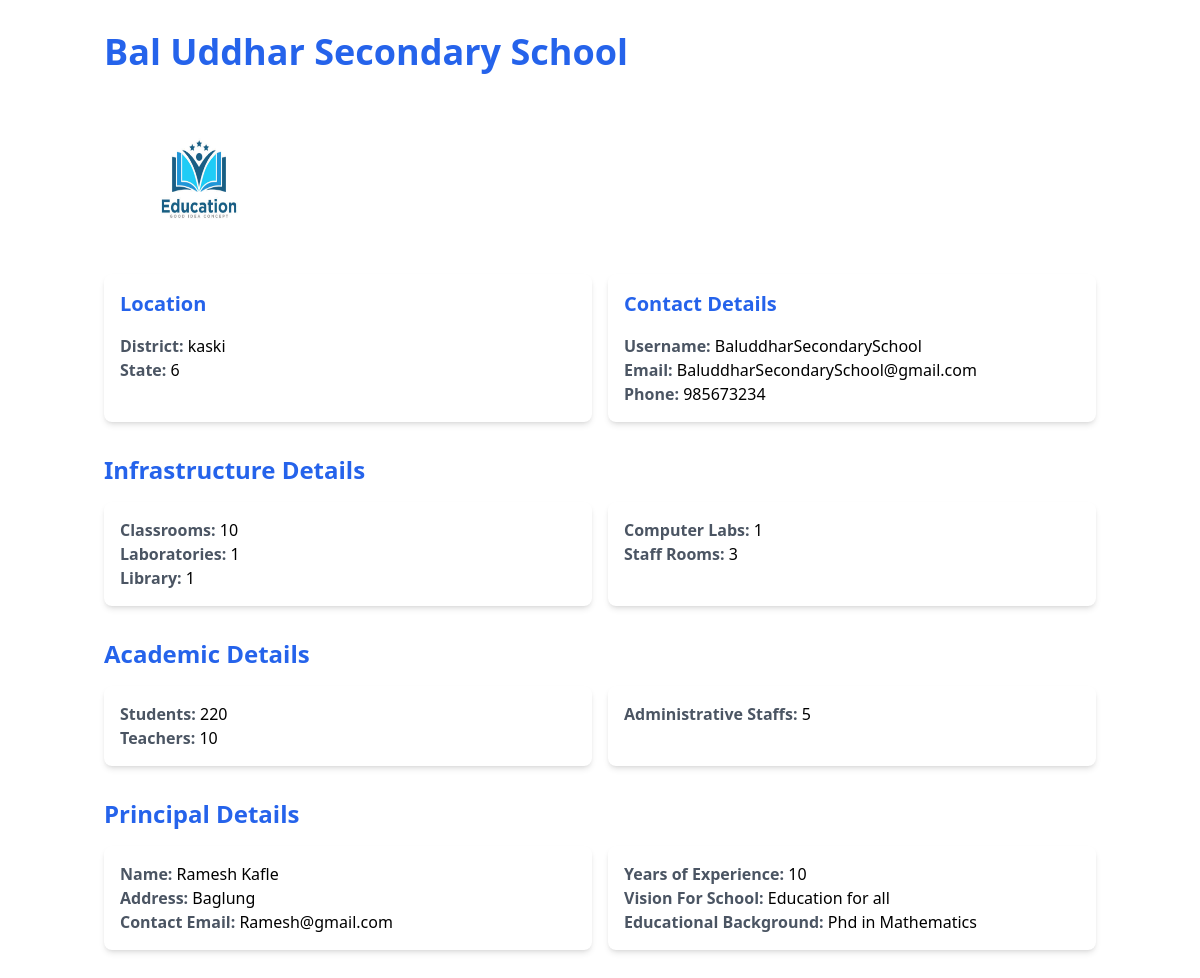
The page /distribute-budget/BaluddharSecondarySchool on the database its author committed.
### school/models.py (models this page shows, shortened)
class SchoolForm(models.Model):
    schoolname=models.CharField(max_length=100)
    username=models.CharField(max_length=100)
    email=models.CharField(max_length=100)
    district=models.CharField(max_length=100)
    state=models.IntegerField()
    pan=models.CharField(max_length=30)
    image_file = models.ImageField(upload_to='images/')
    classrooms=models.IntegerField()
    laboratories=models.IntegerField()
    library=models.IntegerField()
    computer_labs=models.IntegerField()
    staff_rooms=models.IntegerField()
    students=models.IntegerField()
    teachers=models.IntegerField()
    administrative_staffs=models.IntegerField()
    name=models.CharField(max_length=100)
    address=models.CharField(max_length=100)
    phone=models.CharField(max_length=20)
    contact_email=models.CharField(max_length=100)
    educational_background=models.CharField(max_length=100,default="")
    years_of_experience=models.IntegerField()
    vision_for_school=models.CharField(max_length=200,default="")
    bank_name=models.CharField(max_length=100,default='NIC Asia')
    account_number=models.BigIntegerField(default=0)
    status=models.IntegerField(default=0)

### moe/views.py (the view)
# urls.py: path("distribute-budget/<username>",views.distribute_budget),
def distribute_budget(request, username):
    school = SchoolForm.objects.get(username=username)
    context = {
        'school': school
    }
    return render(request, 'moe/distribute.html', context)

### moe/templates/moe/distribute.html (shortened to what this page needs)
<!DOCTYPE html>
<html lang="en">
<head>
    <script src="https://cdn.tailwindcss.com"></script>
</head>
<body>
    <div class="container mx-auto px-4 py-8">
        <h1 class="text-4xl font-bold mb-8 text-blue-600">{{ school.schoolname }}</h1>
        <img src="{{ school.image_file.url }}" class="img-fluid" alt="{{ school.schoolname }} Image" style="border-radius: 50%;width:150px;height:150px;;margin-top: 20px;margin-bottom: 20px;margin-left: 20px;">
        <div class="grid grid-cols-2 gap-4 mb-8">
          <div class="bg-white p-4 rounded-lg shadow-md">
            <h2 class="text-xl font-bold mb-4 text-blue-600">Location</h2>
            <p><strong class="text-gray-600">District:</strong> {{ school.district }}</p>
            <p><strong class="text-gray-600">State:</strong> {{ school.state }}</p>
          </div>
          <div class="bg-white p-4 rounded-lg shadow-md">
            <h2 class="text-xl font-bold mb-4 text-blue-600">Contact Details</h2>
            <p><strong class="text-gray-600">Username:</strong> {{ school.username }}</p>
            <p><strong class="text-gray-600">Email:</strong> {{ school.email }}</p>
            <p><strong class="text-gray-600">Phone:</strong> {{ school.phone }}</p>
          </div>
        </div>
        <h2 class="text-2xl font-bold mb-4 text-blue-600">Infrastructure Details</h2>
        <div class="grid grid-cols-2 gap-4 mb-8">
          <div class="bg-white p-4 rounded-lg shadow-md">
            <p><strong class="text-gray-600">Classrooms:</strong> {{ school.classrooms }}</p>
            <p><strong class="text-gray-600">Laboratories:</strong> {{ school.laboratories }}</p>
            <p><strong class="text-gray-600">Library:</strong> {{ school.library }}</p>
          </div>
          <div class="bg-white p-4 rounded-lg shadow-md">
            <p><strong class="text-gray-600">Computer Labs:</strong> {{ school.computer_labs }}</p>
            <p><strong class="text-gray-600">Staff Rooms:</strong> {{ school.staff_rooms }}</p>
          </div>
        </div>
        <h2 class="text-2xl font-bold mb-4 text-blue-600">Academic Details</h2>
        <div class="grid grid-cols-2 gap-4 mb-8">
          <div class="bg-white p-4 rounded-lg shadow-md">
            <p><strong class="text-gray-600">Students:</strong> {{ school.students }}</p>
            <p><strong class="text-gray-600">Teachers:</strong> {{ school.teachers }}</p>
          </div>
          <div class="bg-white p-4 rounded-lg shadow-md">
            <p><strong class="text-gray-600">Administrative Staffs:</strong> {{ school.administrative_staffs }}</p>
          </div>
        </div>
        <h2 class="text-2xl font-bold mb-4 text-blue-600">Principal Details</h2>
        <div class="grid grid-cols-2 gap-4 mb-8">
          <div class="bg-white p-4 rounded-lg shadow-md">
            <p><strong class="text-gray-600">Name:</strong> {{ school.name }}</p>
            <p><strong class="text-gray-600">Address:</strong> {{ school.address }}</p>
            <p><strong class="text-gray-600">Contact Email:</strong> {{ school.contact_email }} </p>
            </div>
          <div class="bg-white p-4 rounded-lg shadow-md">
            <p><strong class="text-gray-600">Years of Experience:</strong> {{ school.years_of_experience }}</p>
            <p><strong class="text-gray-600">Vision For School:</strong> {{ school.vision_for_school }}</p>
            <p><strong class="text-gray-600">Educational Background:</strong> {{ school.educational_background }} </p>
            </div>
</body>
</html>

### rows shown on the page
SchoolForm: schoolname "Bal Uddhar Secondary School", image_file (picture), district "kaski", state "6", username "BaluddharSecondarySchool", email "BaluddharSecondarySchool@gmail.com", phone "985673234", classrooms "10", laboratories "1", library "1", computer_labs "1", staff_rooms "3", students "220", teachers "10", administrative_staffs "5", name "Ramesh Kafle", address "Baglung", contact_email "Ramesh@gmail.com", years_of_experience "10", vision_for_school "Education for all", educational_background "Phd in Mathematics"
